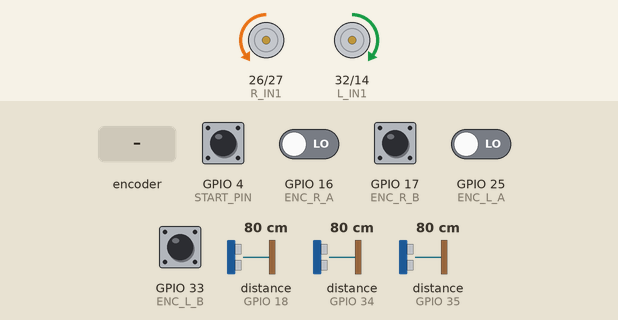
A program run on a simulated ESP32. Parts: motor-driver pin pairs drawn as motors (green arrow = first pin HIGH = forward, orange = second pin HIGH = backward, longer = more drive). Wiring (inferred from the names in the program): 3 × ultrasonic range finder: trigger GPIO 5, echo GPIO 18 / trigger GPIO 19, echo GPIO 34 / trigger GPIO 23, echo GPIO 35. The inputs (shaded band) are chosen by the test bench; at power-on: GPIO 4 (START_PIN), GPIO 17 (ENC_R_B), GPIO 33 (ENC_L_B) HIGH, GPIO 16 (ENC_R_A), GPIO 25 (ENC_L_A) LOW, distance to the obstacle (sensors on GPIO 18, GPIO 34, GPIO 35) 80 cm. The echo pulse lasts 58.3 µs per cm; what the program prints to the serial monitor is not drawn.

Above: at 4.2 s.
4.3 s: rotary encoder on GPIO 16 (ENC_R_A) / GPIO 17 (ENC_R_B) turned 1 step (first pin leading)
At 5.68 s:
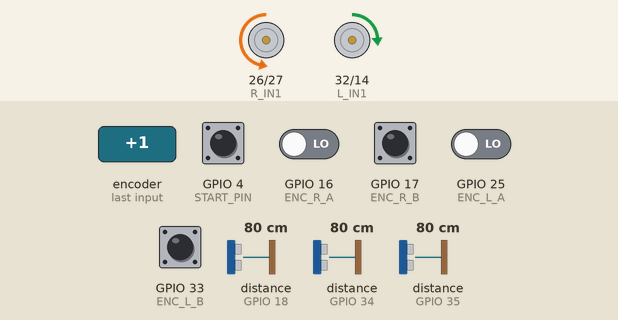
At 7.16 s:
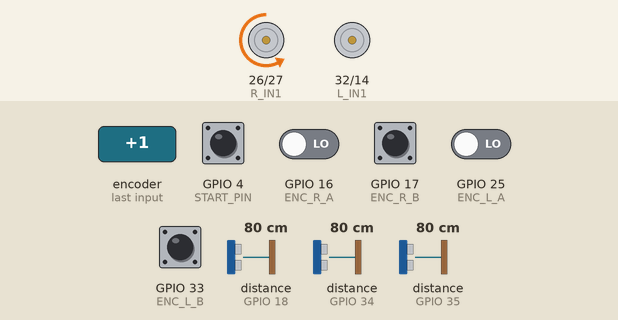
7.3 s: GPIO 25 (ENC_L_A) driven HIGH
At 12.2 s:
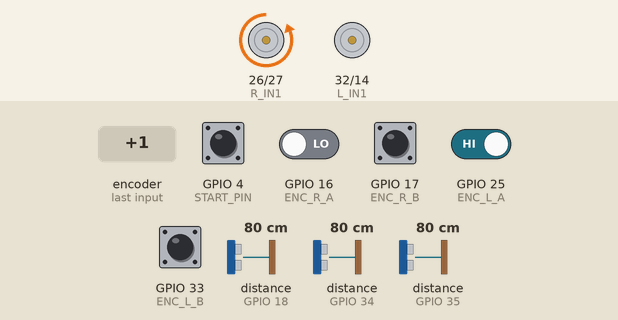
Timing chart, 0 to 13.7 s (numbered marks = the images above; inputs shaded):
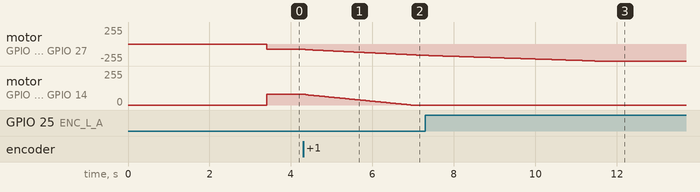

Measured:
- after the input at 4.3 s, motor on GPIO 26 (R_IN1) / GPIO 27 (R_IN2): moves from backward 80/255 to backward 171/255 over 2.9 s, starting at once; motor on GPIO 32 (L_IN1) / GPIO 14 (L_IN2): moves from forward 80/255 to stopped over 2.6 s, starting at once

The program:

main.cpp
```cpp
#include <Arduino.h>

// ================== PIN CONFIG ==================
//start pin
#define START_PIN 4
// Motor Right (Matches main code IN1/IN2)
#define R_IN1 26
#define R_IN2 27
// Motor Left (Matches main code IN3/IN4)
#define L_IN1 32
#define L_IN2 14

// Encoder Right
#define ENC_R_A 16
#define ENC_R_B 17
// Encoder Left
#define ENC_L_A 25
#define ENC_L_B 33

// Ultrasoncic Sensor
#define TRIG_FRONT 5
#define ECHO_FRONT 18

#define TRIG_LEFT  19
#define ECHO_LEFT  34

#define TRIG_RIGHT 23
#define ECHO_RIGHT 35
bool started = false;


// PWM Channels
const int CH_R1 = 0; const int CH_R2 = 1;
const int CH_L1 = 2; const int CH_L2 = 3;

// ================== ROBOT PARAMS ==================

float wheel_diameter = 90.69;    // mm
float wheel_spacing  = 178.6;    // mm (This is your DBW)
int encoder_cpr = 411;           // 4X decoding CPR to match your main TPR

// ================== GLOBALS ==================

volatile long encL = 0;
volatile long encR = 0;
portMUX_TYPE mux = portMUX_INITIALIZER_UNLOCKED;

// ================== INTERRUPTS ==================
void IRAM_ATTR isr_right_A() {
  if (digitalRead(ENC_R_A) == digitalRead(ENC_R_B)) encR++; else encR--;
}
void IRAM_ATTR isr_right_B() {
  if (digitalRead(ENC_R_A) == digitalRead(ENC_R_B)) encR--; else encR++;
}
void IRAM_ATTR isr_left_A() {
  if (digitalRead(ENC_L_A) == digitalRead(ENC_L_B)) encL++; else encL--;
}
void IRAM_ATTR isr_left_B() {
  if (digitalRead(ENC_L_A) == digitalRead(ENC_L_B)) encL--; else encL++;
}

//Ultrasonic distance functions
long getFrontDistance() {
  digitalWrite(TRIG_FRONT, LOW);
  delayMicroseconds(2);
  digitalWrite(TRIG_FRONT, HIGH);
  delayMicroseconds(10);
  digitalWrite(TRIG_FRONT, LOW);
  long duration = pulseIn(ECHO_FRONT, HIGH, 30000); // 30ms timeout
  if (duration == 0) return 50; // no echo = no wall
  return duration * 0.034 / 2; // Convert to cm
}

long getLeftDistance() {
  digitalWrite(TRIG_LEFT, LOW);
  delayMicroseconds(2);
  digitalWrite(TRIG_LEFT, HIGH);
  delayMicroseconds(10);
  digitalWrite(TRIG_LEFT, LOW);
  long duration = pulseIn(ECHO_LEFT, HIGH, 30000); // 30ms timeout
  if (duration == 0) return 50; // no echo = no wall
  return duration * 0.034 / 2; // Convert to cm
}

long getRightDistance() {
  digitalWrite(TRIG_RIGHT, LOW);
  delayMicroseconds(2);
  digitalWrite(TRIG_RIGHT, HIGH);
  delayMicroseconds(10);
  digitalWrite(TRIG_RIGHT, LOW);
  long duration = pulseIn(ECHO_RIGHT, HIGH, 30000); // 30ms timeout
  if (duration == 0) return 50; // no echo = no wall
  return duration * 0.034 / 2; // Convert to cm
}

// ================== UTILS ==================

float mmToCounts(float mm) {
  float circumference = PI * wheel_diameter;
  return (mm / circumference) * encoder_cpr;
}

void setMotor(int ch1, int ch2, int speed) {
  if (speed >= 0) {
    ledcWrite(ch1, speed);
    ledcWrite(ch2, 0);
  } else {
    ledcWrite(ch1, 0);
    ledcWrite(ch2, abs(speed));
  }
}

void stopMotors() {
  ledcWrite(CH_L1, 0); ledcWrite(CH_L2, 0);
  ledcWrite(CH_R1, 0); ledcWrite(CH_R2, 0);
}

// ================== MOTION PROFILE ==================

int rampSpeed(long current, long target, int maxSpeed) {
  float ratio = (float)current / target;
  int minSpeed = 80; // Minimum PWM to overcome static friction

  // Acceleration (0 → 0.3)
  if (ratio < 0.3)
    return minSpeed + (maxSpeed - minSpeed) * (ratio / 0.3);

  // Deceleration (0.7 → 1)
  if (ratio > 0.7)
    return minSpeed + (maxSpeed - minSpeed) * ((1.0 - ratio) / 0.3);

  // Constant
  return maxSpeed;
}

// ================== MOVE FORWARD (WITH PID) ==================

void moveForward(float distance_mm, int maxSpeed = 150) {
  portENTER_CRITICAL(&mux);
  encL = 0; encR = 0;
  portEXIT_CRITICAL(&mux);

  long target = mmToCounts(distance_mm);

  // --- PID CONSTANTS ---
  // You will likely need to adjust these!
  float Kp = 1.2;   // Proportional: Reacts to current error
  float Ki = 0.05;  // Integral: Reacts to accumulated past error
  float Kd = 0.5;   // Derivative: Reacts to how fast the error is changing

  long prev_error = 0;
  long integral = 0;

  while (true) {
    portENTER_CRITICAL(&mux);
    long currentL = abs(encL);
    long currentR = abs(encR);
    portEXIT_CRITICAL(&mux);

    long avg = (currentL + currentR) / 2;
    if (avg >= target) break;

    // Get the base speed from your ramp up/down profile
    int base_speed = rampSpeed(avg, target, maxSpeed);

    // 1. Calculate Error (If Left is ahead, error is positive)
    long error = currentL - currentR;

    // 2. Accumulate Integral and calculate Derivative
    integral += error;
    long derivative = error - prev_error;

    // 3. Compute the PID Correction value
    int correction = (Kp * error) + (Ki * integral) + (Kd * derivative);

    // 4. Apply Correction
    // If Left is ahead (positive correction) -> Left slows down, Right speeds up
    int speedL = base_speed + correction;
    int speedR = base_speed - correction;

    // 5. Constrain speeds to safe 8-bit PWM ranges (0 to 255)
    speedL = constrain(speedL, 0, 255);
    speedR = constrain(speedR, 0, 255);

    // Note: We removed your static 0.9326 ratio because PID handles it now!
    setMotor(CH_L1, CH_L2, speedL);
    setMotor(CH_R1, CH_R2, speedR);

    // Save current error for the next loop iteration
    prev_error = error;

    delay(5);
  }
  stopMotors();
}

// ================== ROTATE (WITH PID) ==================

void rotate(float angle_deg, int maxSpeed = 150) {
  portENTER_CRITICAL(&mux);
  encL = 0; encR = 0;
  portEXIT_CRITICAL(&mux);

  // Calculate absolute arc length each wheel needs to travel
  float arc = (PI * wheel_spacing * abs(angle_deg)) / 360.0;
  long target = mmToCounts(arc);

  // --- DIRECTION HANDLING ---
  // Standard: Positive angle = Right turn (Left goes FWD, Right goes REV)
  // If your robot turns the wrong way, just swap the 1 and -1 in these two lines!
  int dirL = (angle_deg > 0) ? 1 : -1;
  int dirR = (angle_deg > 0) ? -1 : 1;

  // --- PID CONSTANTS ---
  // You can tune these separately from your moveForward PID if needed
  float Kp = 1.2;
  float Ki = 0.05;
  float Kd = 0.5;

  long prev_error = 0;
  long integral = 0;

  while (true) {
    portENTER_CRITICAL(&mux);
    long currentL = abs(encL);
    long currentR = abs(encR);
    portEXIT_CRITICAL(&mux);

    long avg = (currentL + currentR) / 2;
    if (avg >= target) break;

    // Get the base speed magnitude
    int base_speed = rampSpeed(avg, target, maxSpeed);

    // 1. Calculate Error (Comparing absolute distances traveled)
    // If Left has spun further than Right, error is positive
    long error = currentL - currentR;

    // 2. Accumulate Integral and calculate Derivative
    integral += error;
    long derivative = error - prev_error;

    // 3. Compute the PID Correction
    int correction = (Kp * error) + (Ki * integral) + (Kd * derivative);

    // 4. Apply Correction to the Speed Magnitudes
    // If Left is ahead (positive correction) -> decrease Left, increase Right
    int magL = base_speed + correction;
    int magR = base_speed - correction;

    // 5. Constrain magnitudes to safe 8-bit PWM limits (0 to 255)
    magL = constrain(magL, 0, 255);
    magR = constrain(magR, 0, 255);

    // 6. Apply the directional signs and send to motors
    setMotor(CH_L1, CH_L2, magL * dirL);
    setMotor(CH_R1, CH_R2, magR * dirR);

    // Save error for the next loop
    prev_error = error;

    delay(5);
  }
  stopMotors();
}

// ================== SETUP (CALIBRATION) ==================

void setup() {
  Serial.begin(9600);

  // --- HARDWARE CONFIGURATION ---
  ledcSetup(CH_R1, 2000, 8); ledcSetup(CH_R2, 2000, 8);
  ledcSetup(CH_L1, 2000, 8); ledcSetup(CH_L2, 2000, 8);

  ledcAttachPin(R_IN1, CH_R1); ledcAttachPin(R_IN2, CH_R2);
  ledcAttachPin(L_IN1, CH_L1); ledcAttachPin(L_IN2, CH_L2);

  pinMode(TRIG_FRONT, OUTPUT);
  pinMode(ECHO_FRONT, INPUT);

  pinMode(TRIG_LEFT, OUTPUT);
  pinMode(ECHO_LEFT, INPUT);

  pinMode(TRIG_RIGHT, OUTPUT);
  pinMode(ECHO_RIGHT, INPUT);

  pinMode(ENC_R_A, INPUT); pinMode(ENC_R_B, INPUT);
  pinMode(ENC_L_A, INPUT); pinMode(ENC_L_B, INPUT);
  //pin setup start
  pinMode(START_PIN, INPUT_PULLUP);

  attachInterrupt(digitalPinToInterrupt(ENC_R_A), isr_right_A, CHANGE);
  attachInterrupt(digitalPinToInterrupt(ENC_R_B), isr_right_B, CHANGE);
  attachInterrupt(digitalPinToInterrupt(ENC_L_A), isr_left_A, CHANGE);
  attachInterrupt(digitalPinToInterrupt(ENC_L_B), isr_left_B, CHANGE);


  delay(3000); // Wait 3 seconds to put the robot on the ground
}

// ================== MACROS ==================

void MCF(){
  moveForward(400);
  stopMotors();
}

void MCR(){
  rotate(90);
  moveForward(400);
  stopMotors();
}

void MCL(){
  rotate(-90);
  moveForward(400);
  stopMotors();
}

long getFrontAvg() {
  long sum = 0;
  for (int i = 0; i < 10; i++) {
    sum += getFrontDistance();
    delay(5); // petit délai pour stabiliser le capteur
  }
  return sum / 10;
}

long getRightAvg() {
  long sum = 0;
  for (int i = 0; i < 10; i++) {
    sum += getRightDistance();
    delay(5);
  }
  return sum / 10;
}

long getLeftAvg() {
  long sum = 0;
  for (int i = 0; i < 10; i++) {
    sum += getLeftDistance();
    delay(5);
  }
  return sum / 10;
}

// ================== LOOP ==================

void loop() {
   if (digitalRead(START_PIN) == HIGH && !started) {
    started = true;
   }
    if (!started) {
    stopMotors();
    return;
  }

  delay(100);

  long front = getFrontAvg();
  long right = getRightAvg();
  long left  = getLeftAvg();

  int wallDist = 25;      // cm
  int frontThresh = 15;   // cm

  if (right > wallDist) {
    Serial.println("Turning Right");
    rotate(100);
    delay(5);
    moveForward(400); // 1 cell
  }
  else if (front > frontThresh) {
    Serial.println("Moving Forward");
    moveForward(400);  // 1 cell
  }
  else {
    Serial.println("Turning Left");
    rotate(-100);
   // delay(5);
   // moveForward(400);
  }

 delay(50);
}
```
